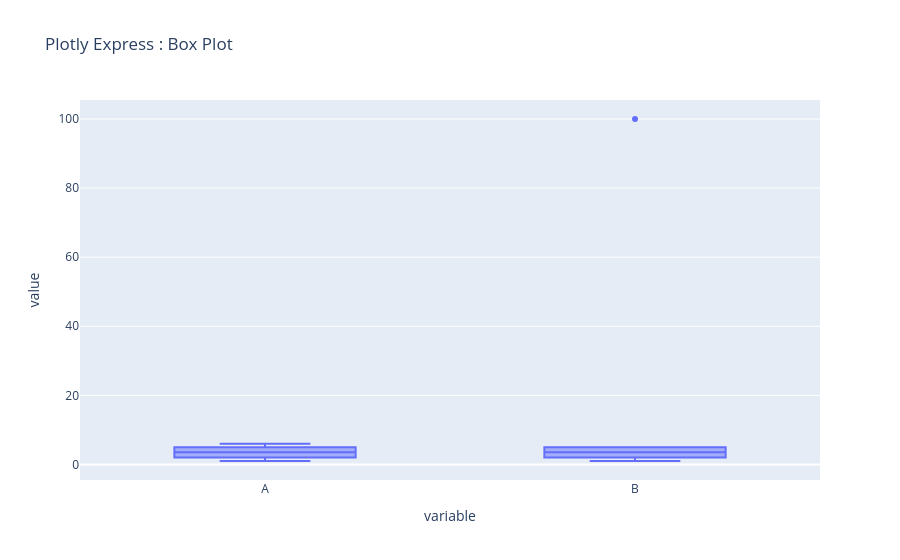

The cell this chart's notebook holds for it:
### Code cell
import plotly.express as px

fig = px.box(
    df, y = ["A", "B"], title="Plotly Express : Box Plot"
)

fig.show()

### Figure 1 — Plotly figure (JSON) as saved in the notebook; plotly's stock layout.template omitted (floating-point values rounded to 4 significant figures)
{"data": [{"alignmentgroup": "True", "hovertemplate": "variable=%{x}<br>value=%{y}<extra></extra>", "legendgroup": "", "marker": {"color": "#636efa"}, "name": "", "notched": false, "offsetgroup": "", "orientation": "v", "showlegend": false, "type": "box", "x": ["A", "A", "A", "A", "A", "A", "B", "B", "B", "B", "B", "B"], "x0": " ", "xaxis": "x", "y": [1, 2, 3, 4, 5, 6, 1, 2, 3, 4, 5, 100], "y0": " ", "yaxis": "y"}], "layout": {"boxmode": "group", "legend": {"tracegroupgap": 0}, "title": {"text": "Plotly Express : Box Plot"}, "xaxis": {"anchor": "y", "domain": [0, 1], "title": {"text": "variable"}}, "yaxis": {"anchor": "x", "domain": [0, 1], "title": {"text": "value"}}}}
